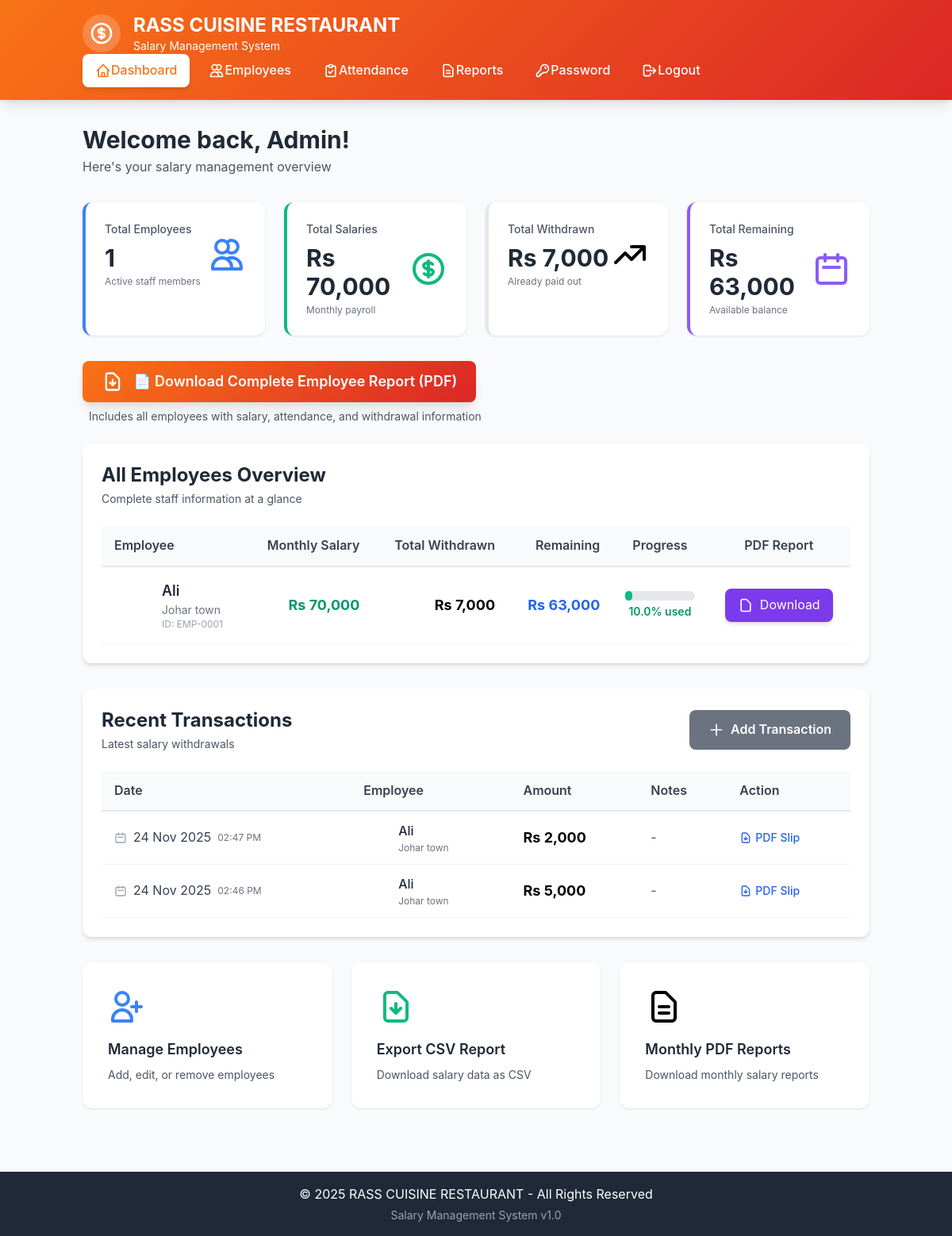
The page /dashboard (signed in) on the database its author committed.
### app.py (models this page shows)
class Employee(db.Model):
    id = db.Column(db.Integer, primary_key=True)
    name = db.Column(db.String(100), nullable=False)
    designation = db.Column(db.String(100), nullable=False)
    salary = db.Column(db.Float, nullable=False)
    join_date = db.Column(db.Date, nullable=False)
    salary_payment_date = db.Column(db.Date, nullable=True)
    total_withdrawn = db.Column(db.Float, default=0)
    created_at = db.Column(db.DateTime, default=datetime.utcnow)
    updated_at = db.Column(db.DateTime, default=datetime.utcnow, onupdate=datetime.utcnow, nullable=True)
    transactions = db.relationship('Transaction', backref='employee', lazy=True, cascade='all, delete-orphan')
    attendance_records = db.relationship('Attendance', backref='employee_rel', lazy=True, cascade='all, delete-orphan')

class Transaction(db.Model):
    id = db.Column(db.Integer, primary_key=True)
    employee_id = db.Column(db.Integer, db.ForeignKey('employee.id', ondelete='CASCADE'), nullable=False)
    amount = db.Column(db.Float, nullable=False)
    date = db.Column(db.Date, nullable=False)
    time = db.Column(db.Time, nullable=True)
    notes = db.Column(db.String(500))
    created_at = db.Column(db.DateTime, default=datetime.utcnow)

### app.py (the view)
@app.route('/dashboard')
@login_required
def dashboard():
    employees = Employee.query.order_by(Employee.id).all()  # ✅ Sort by ID
    transactions = Transaction.query.order_by(Transaction.created_at.desc()).limit(10).all()
    stats = {
        'total_employees': len(employees),
        'total_salaries': sum(emp.salary for emp in employees),
        'total_withdrawn': sum(emp.total_withdrawn for emp in employees),
        'total_remaining': sum(emp.salary - emp.total_withdrawn for emp in employees)
    }
    return render_template('dashboard.html', stats=stats, transactions=transactions, employees=employees)

### templates/dashboard.html (shortened to what this page needs)
{% extends "base.html" %}
{% block content %}
<div class="container mx-auto px-4 py-8">
    <div class="mb-8">
        <h2 class="text-3xl font-bold text-gray-800">Welcome back, Admin!</h2>
        <p class="text-gray-600 mt-1">Here's your salary management overview</p>
    </div>
    <div class="grid grid-cols-1 md:grid-cols-2 lg:grid-cols-4 gap-6 mb-8">
        <div class="stat-card border-l-4 border-blue-500">
            <div class="flex items-center justify-between">
                <div>
                    <p class="text-gray-600 text-sm font-medium">Total Employees</p>
                    <h3 class="text-3xl font-bold text-gray-800 mt-2">{{ stats.total_employees }}</h3>
                    <p class="text-xs text-gray-500 mt-1">Active staff members</p>
                </div>
                <div class="text-blue-500">
                    <svg xmlns="http://www.w3.org/2000/svg" class="h-12 w-12" fill="none" viewBox="0 0 24 24" stroke="currentColor">
                        <path stroke-linecap="round" stroke-linejoin="round" stroke-width="2" d="M12 4.354a4 4 0 110 5.292M15 21H3v-1a6 6 0 0112 0v1zm0 0h6v-1a6 6 0 00-9-5.197M13 7a4 4 0 11-8 0 4 4 0 018 0z" />
                    </svg>
                </div>
            </div>
        </div>
        <div class="stat-card border-l-4 border-green-500">
            <div class="flex items-center justify-between">
                <div>
                    <p class="text-gray-600 text-sm font-medium">Total Salaries</p>
                    <h3 class="text-3xl font-bold text-gray-800 mt-2">Rs {{ "{:,.0f}".format(stats.total_salaries) }}</h3>
                    <p class="text-xs text-gray-500 mt-1">Monthly payroll</p>
                </div>
                <div class="text-green-500">
                </div>
            </div>
        </div>
        <div class="stat-card border-l-4 border-orange-500">
            <div class="flex items-center justify-between">
                <div>
                    <p class="text-gray-600 text-sm font-medium">Total Withdrawn</p>
                    <h3 class="text-3xl font-bold text-gray-800 mt-2">Rs {{ "{:,.0f}".format(stats.total_withdrawn) }}</h3>
                    <p class="text-xs text-gray-500 mt-1">Already paid out</p>
                </div>
                <div class="text-orange-500">
                    <svg xmlns="http://www.w3.org/2000/svg" class="h-12 w-12" fill="none" viewBox="0 0 24 24" stroke="currentColor">
                        <path stroke-linecap="round" stroke-linejoin="round" stroke-width="2" d="M13 7h8m0 0v8m0-8l-8 8-4-4-6 6" />
                    </svg>
                </div>
            </div>
        </div>
        <div class="stat-card border-l-4 border-purple-500">
            <div class="flex items-center justify-between">
                <div>
                    <p class="text-gray-600 text-sm font-medium">Total Remaining</p>
                    <h3 class="text-3xl font-bold text-gray-800 mt-2">Rs {{ "{:,.0f}".format(stats.total_remaining) }}</h3>
                    <p class="text-xs text-gray-500 mt-1">Available balance</p>
                </div>
                <div class="text-purple-500">
                    <svg xmlns="http://www.w3.org/2000/svg" class="h-12 w-12" fill="none" viewBox="0 0 24 24" stroke="currentColor">
                        <path stroke-linecap="round" stroke-linejoin="round" stroke-width="2" d="M8 7V3m8 4V3m-9 8h10M5 21h14a2 2 0 002-2V7a2 2 0 00-2-2H5a2 2 0 00-2 2v12a2 2 0 002 2z" />
                    </svg>
                </div>
            </div>
        </div>
    </div>
    <div class="mb-6">
        <a href="{{ url_for('download_all_employees_pdf') }}" class="btn-primary inline-flex items-center text-lg px-8 py-4 shadow-lg hover:shadow-xl transform hover:-translate-y-1 transition-all">
            📄 Download Complete Employee Report (PDF)
        </a>
        <p class="text-sm text-gray-600 mt-2 ml-2">Includes all employees with salary, attendance, and withdrawal information</p>
    </div>
    <div class="bg-white rounded-xl shadow-md p-6 mb-8">
        <div class="flex items-center justify-between mb-6">
            <div>
                <h2 class="text-2xl font-bold text-gray-800">All Employees Overview</h2>
                <p class="text-gray-600 text-sm mt-1">Complete staff information at a glance</p>
            </div>
        </div>
        {% if employees %}
        <div class="overflow-x-auto">
            <table class="w-full">
                <thead>
                    <tr class="border-b-2 border-gray-200 bg-gray-50">
                        <th class="text-left py-3 px-4 font-semibold text-gray-700">Employee</th>
                        <th class="text-right py-3 px-4 font-semibold text-gray-700">Monthly Salary</th>
                        <th class="text-right py-3 px-4 font-semibold text-gray-700">Total Withdrawn</th>
                        <th class="text-right py-3 px-4 font-semibold text-gray-700">Remaining</th>
                        <th class="text-center py-3 px-4 font-semibold text-gray-700">Progress</th>
                        <th class="text-center py-3 px-4 font-semibold text-gray-700">PDF Report</th>
                    </tr>
                </thead>
                <tbody>
                    {% for emp in employees %}
                    {% set percentage = (emp.total_withdrawn / emp.salary * 100) if emp.salary > 0 else 0 %}
                    <tr class="border-b border-gray-100 hover:bg-gray-50 transition-colors">
                        <td class="py-4 px-4">
                            <div class="flex items-center">
                                <div class="bg-gradient-to-r from-orange-500 to-red-500 text-white w-12 h-12 rounded-full flex items-center justify-center mr-3 text-lg font-bold">
                                </div>
                                <div>
                                    <p class="font-semibold text-gray-800 text-lg">{{ emp.name }}</p>
                                    <p class="text-sm text-gray-500">{{ emp.designation }}</p>
                                    <p class="text-xs text-gray-400">ID: EMP-{{ "%04d"|format(emp.id) }}</p>
                                </div>
                            </div>
                        </td>
                        <td class="text-right py-4 px-4">
                            <span class="font-bold text-green-600 text-lg">Rs {{ "{:,.0f}".format(emp.salary) }}</span>
                        </td>
                        <td class="text-right py-4 px-4">
                            <span class="font-bold text-orange-600 text-lg">Rs {{ "{:,.0f}".format(emp.total_withdrawn) }}</span>
                        </td>
                        <td class="text-right py-4 px-4">
                            <span class="font-bold text-blue-600 text-lg">Rs {{ "{:,.0f}".format(emp.salary - emp.total_withdrawn) }}</span>
                        </td>
                        <td class="py-4 px-4">
                            <div class="flex flex-col items-center">
                                <div class="w-full bg-gray-200 rounded-full h-3 mb-1">
                                    <div class="h-3 rounded-full transition-all
                                        {% if percentage < 50 %}bg-green-500
                                        {% elif percentage < 80 %}bg-yellow-500
                                        {% else %}bg-red-500{% endif %}"
                                         style="width: {{ percentage }}%">
                                    </div>
                                </div>
                                <span class="text-sm font-semibold
                                    {% if percentage < 50 %}text-green-600
                                    {% elif percentage < 80 %}text-yellow-600
                                    {% else %}text-red-600{% endif %}">
                                    {{ "%.1f"|format(percentage) }}% used
                                </span>
                            </div>
                        </td>
                        <td class="text-center py-4 px-4">
                            <a href="{{ url_for('download_employee_history', employee_id=emp.id) }}"
                               class="inline-flex items-center px-4 py-2 bg-purple-600 text-white rounded-lg hover:bg-purple-700 transition-colors shadow-md hover:shadow-lg">
                                <svg xmlns="http://www.w3.org/2000/svg" class="h-5 w-5 mr-2" fill="none" viewBox="0 0 24 24" stroke="currentColor">
                                    <path stroke-linecap="round" stroke-linejoin="round" stroke-width="2" d="M7 21h10a2 2 0 002-2V9.414a1 1 0 00-.293-.707l-5.414-5.414A1 1 0 0012.586 3H7a2 2 0 00-2 2v14a2 2 0 002 2z" />
                                </svg>
                                Download
                            </a>
                        </td>
                    </tr>
                    {% endfor %}
                </tbody>
            </table>
        </div>
        {% endif %}
    </div>
    <div class="bg-white rounded-xl shadow-md p-6">
        <div class="flex items-center justify-between mb-6">
            <div>
                <h2 class="text-2xl font-bold text-gray-800">Recent Transactions</h2>
                <p class="text-gray-600 text-sm mt-1">Latest salary withdrawals</p>
            </div>
            <a href="{{ url_for('employees') }}" class="btn-secondary">
                <svg xmlns="http://www.w3.org/2000/svg" class="h-5 w-5 inline mr-2" fill="none" viewBox="0 0 24 24" stroke="currentColor">
                    <path stroke-linecap="round" stroke-linejoin="round" stroke-width="2" d="M12 4v16m8-8H4" />
                </svg>
                Add Transaction
            </a>
        </div>
        {% if transactions %}
        <div class="overflow-x-auto">
            <table class="w-full">
                <thead>
                    <tr class="border-b-2 border-gray-200">
                        <th class="text-left py-3 px-4 font-semibold text-gray-700">Date</th>
                        <th class="text-left py-3 px-4 font-semibold text-gray-700">Employee</th>
                        <th class="text-left py-3 px-4 font-semibold text-gray-700">Amount</th>
                        <th class="text-left py-3 px-4 font-semibold text-gray-700">Notes</th>
                        <th class="text-left py-3 px-4 font-semibold text-gray-700">Action</th>
                    </tr>
                </thead>
                <tbody>
                    {% for trans in transactions %}
                    <tr class="border-b border-gray-100 hover:bg-gray-50 transition-colors">
                        <td class="py-3 px-4 text-gray-700">
                            <div class="flex items-center">
                                <svg xmlns="http://www.w3.org/2000/svg" class="h-4 w-4 mr-2 text-gray-400" fill="none" viewBox="0 0 24 24" stroke="currentColor">
                                    <path stroke-linecap="round" stroke-linejoin="round" stroke-width="2" d="M8 7V3m8 4V3m-9 8h10M5 21h14a2 2 0 002-2V7a2 2 0 00-2-2H5a2 2 0 00-2 2v12a2 2 0 002 2z" />
                                </svg>
                                {{ trans.date.strftime('%d %b %Y') }}
                                {% if trans.time %}
                                <span class="ml-2 text-xs text-gray-500">{{ trans.time.strftime('%I:%M %p') }}</span>
                                {% endif %}
                            </div>
                        </td>
                        <td class="py-3 px-4">
                            <div class="flex items-center">
                                <div class="bg-gradient-to-r from-orange-500 to-red-500 text-white w-8 h-8 rounded-full flex items-center justify-center mr-3">
                                </div>
                                <div>
                                    <span class="font-medium text-gray-800">{{ trans.employee.name }}</span>
                                    <p class="text-xs text-gray-500">{{ trans.employee.designation }}</p>
                                </div>
                            </div>
                        </td>
                        <td class="py-3 px-4">
                            <span class="text-orange-600 font-bold text-lg">Rs {{ "{:,.0f}".format(trans.amount) }}</span>
                        </td>
                        <td class="py-3 px-4 text-gray-600">
                            {{ trans.notes if trans.notes else '-' }}
                        </td>
                        <td class="py-3 px-4">
                            <a href="{{ url_for('download_withdrawal_slip', transaction_id=trans.id) }}"
                               class="text-blue-600 hover:text-blue-800 text-sm font-medium flex items-center">
                                PDF Slip
                            </a>
                        </td>
                    </tr>
                    {% endfor %}
                </tbody>
            </table>
        </div>
        {% endif %}
    </div>
    <div class="grid grid-cols-1 md:grid-cols-3 gap-6 mt-8">
        <a href="{{ url_for('employees') }}" class="quick-action-card">
            <svg xmlns="http://www.w3.org/2000/svg" class="h-12 w-12 text-blue-500 mb-4" fill="none" viewBox="0 0 24 24" stroke="currentColor">
                <path stroke-linecap="round" stroke-linejoin="round" stroke-width="2" d="M18 9v3m0 0v3m0-3h3m-3 0h-3m-2-5a4 4 0 11-8 0 4 4 0 018 0zM3 20a6 6 0 0112 0v1H3v-1z" />
            </svg>
            <h3 class="text-lg font-semibold text-gray-800">Manage Employees</h3>
            <p class="text-gray-600 text-sm mt-2">Add, edit, or remove employees</p>
        </a>
        <a href="{{ url_for('export_csv') }}" class="quick-action-card">
            <h3 class="text-lg font-semibold text-gray-800">Export CSV Report</h3>
            <p class="text-gray-600 text-sm mt-2">Download salary data as CSV</p>
        </a>
        <a href="{{ url_for('monthly_reports') }}" class="quick-action-card">
            <h3 class="text-lg font-semibold text-gray-800">Monthly PDF Reports</h3>
            <p class="text-gray-600 text-sm mt-2">Download monthly salary reports</p>
        </a>
    </div>
</div>
{% endblock %}

### rows shown on the page
Employee: name "Ali", designation "Johar town", id "0001", salary "70,000", total_withdrawn "7,000", emp.salary-emp.total_withdrawn "63,000", percentage "10.0"
Transaction: amount "2,000"
Transaction: amount "5,000"

### other values the page prints
{{ stats.total_employees }} "1"
{{ "{:,.0f}".format(stats.total_salaries) }} "70,000"
{{ "{:,.0f}".format(stats.total_withdrawn) }} "7,000"
{{ "{:,.0f}".format(stats.total_remaining) }} "63,000"
